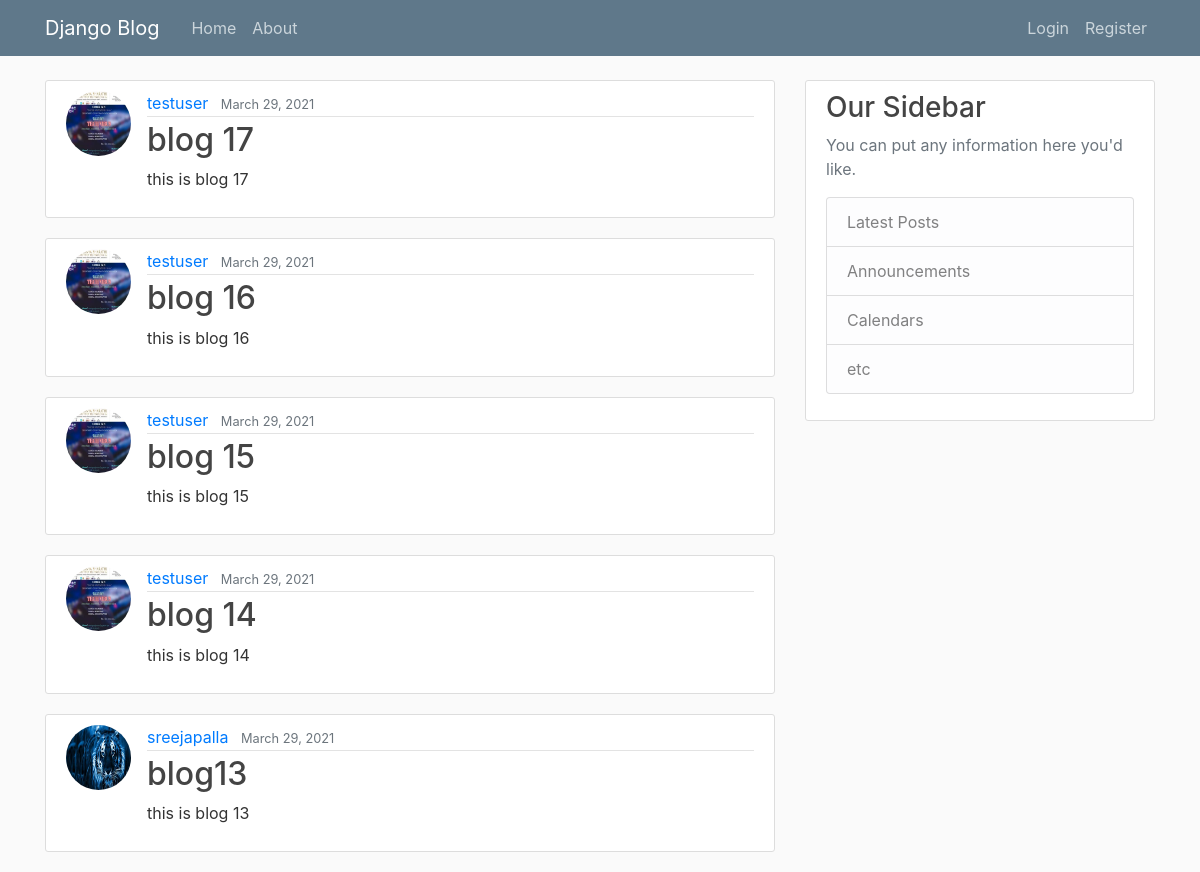
The page / on the database its author committed.
### blog/models.py (models this page shows, shortened)
class Post(models.Model):
    title = models.CharField(max_length=100)
    content = models.TextField()
    date_posted = models.DateTimeField(default=timezone.now)
    author = models.ForeignKey(User ,on_delete=models.CASCADE)

### users/models.py (models this page shows, shortened)
class Profile(models.Model):
    user = models.OneToOneField(User, on_delete=models.CASCADE)
    image= models.ImageField(default='default.jpg', upload_to='profile_pics')

### blog/views.py (the view)
# urls.py: path('', PostListView.as_view(), name='blog-home'),
class PostListView(ListView):
    model=Post
    template_name = 'blog/home.html' #<app>/<model>_<viewtype>.html
    context_object_name = 'posts'
    ordering = ['-date_posted']#- indicates newest to oldest
    paginate_by = 5

### blog/templates/blog/home.html
{% extends "blog/base.html" %}
{% block content %}
    {% for post in posts %}
    <article class="media content-section">
        <img class="rounded-circle article-img" src="{{ post.author.profile.image.url }}" >
        <div class="media-body">
          <div class="article-metadata">
            <a class="mr-2" href="#">{{ post.author }}</a>
            <small class="text-muted">{{ post.date_posted|date:"F d, Y"}}</small>
          </div>
          <h2><a class="article-title" href="{% url 'post_detail' post.id %}">{{ post.title }}</a></h2>
          <p class="article-content">{{ post.content }}</p>
        </div>
      </article>
    {% endfor %}
{% endblock content%}

### blog/static/blog/main.css (style rules this page uses)
body { background: #fafafa; color: #333333; margin-top: 5rem; }
h1, h2, h3, h4, h5, h6 { color: #444444; }
.content-section { background: #ffffff; padding: 10px 20px; border: 1px solid #dddddd; border-radius: 3px; margin-bottom: 20px; }
.article-title { color: #444444; }
.article-content { white-space: pre-line; }
.article-img { height: 65px; width: 65px; margin-right: 16px; }
.article-metadata { padding-bottom: 1px; margin-bottom: 4px; border-bottom: 1px solid #e3e3e3 }

### rows shown on the page
Post: author.profile.image (picture), author "testuser", date_posted "March 29, 2021", title "blog 17", content "this is blog 17"
Post: author.profile.image (picture), author "testuser", date_posted "March 29, 2021", title "blog 16", content "this is blog 16"
Post: author.profile.image (picture), author "testuser", date_posted "March 29, 2021", title "blog 15", content "this is blog 15"
Post: author.profile.image (picture), author "testuser", date_posted "March 29, 2021", title "blog 14", content "this is blog 14"
Post: author.profile.image (picture), author "sreejapalla", date_posted "March 29, 2021", title "blog13", content "this is blog 13"
